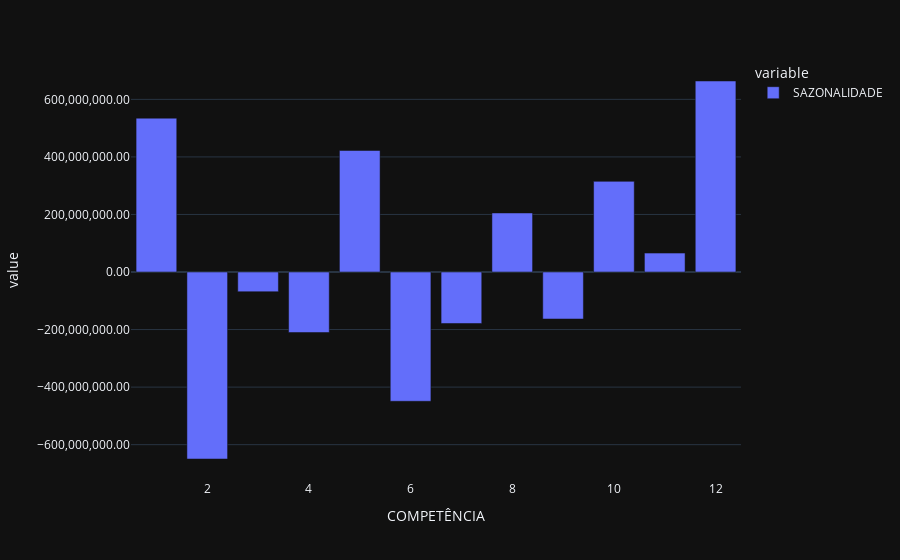

The cell this chart's notebook holds for it:
### Markdown cell above
x - Sazonalidade

### Code cell
df_temp = df_e.copy()
df_temp = df_temp.resample(rule='m').sum(numeric_only=True)
df_temp['MEDIA MOVEL'] = df_temp['TOTAL LIQUIDO'].rolling(window=7).mean()
df_temp['SAZONALIDADE'] = df_temp['TOTAL LIQUIDO'].diff(1)
df_temp = df_temp['SAZONALIDADE'].groupby(df_temp.index.month).mean()

fig = px.bar(data_frame=df_temp, x=df_temp.index, y=['SAZONALIDADE'])
fig.update_traces(hovertemplate=None)
fig.update_layout(hovermode='x unified', yaxis_tickformat=',.2f')
fig.show()

### Figure 1 — Plotly figure (JSON) as saved in the notebook; plotly's stock layout.template omitted (floating-point values rounded to 4 significant figures)
{"data": [{"alignmentgroup": "True", "legendgroup": "SAZONALIDADE", "marker": {"color": "#636efa", "pattern": {"shape": ""}}, "name": "SAZONALIDADE", "offsetgroup": "SAZONALIDADE", "orientation": "v", "showlegend": true, "textposition": "auto", "type": "bar", "x": [1, 2, 3, 4, 5, 6, 7, 8, 9, 10, 11, 12], "xaxis": "x", "y": [534700000.0, -649800000.0, -68420000.0, -210400000.0, 422400000.0, -449200000.0, -179000000.0, 205200000.0, -163200000.0, 315000000.0, 65710000.0, 663800000.0], "yaxis": "y"}], "layout": {"barmode": "relative", "hovermode": "x unified", "legend": {"title": {"text": "variable"}, "tracegroupgap": 0}, "margin": {"t": 60}, "xaxis": {"anchor": "y", "domain": [0, 1], "title": {"text": "COMPETÊNCIA"}}, "yaxis": {"anchor": "x", "domain": [0, 1], "tickformat": ",.2f", "title": {"text": "value"}}}}
